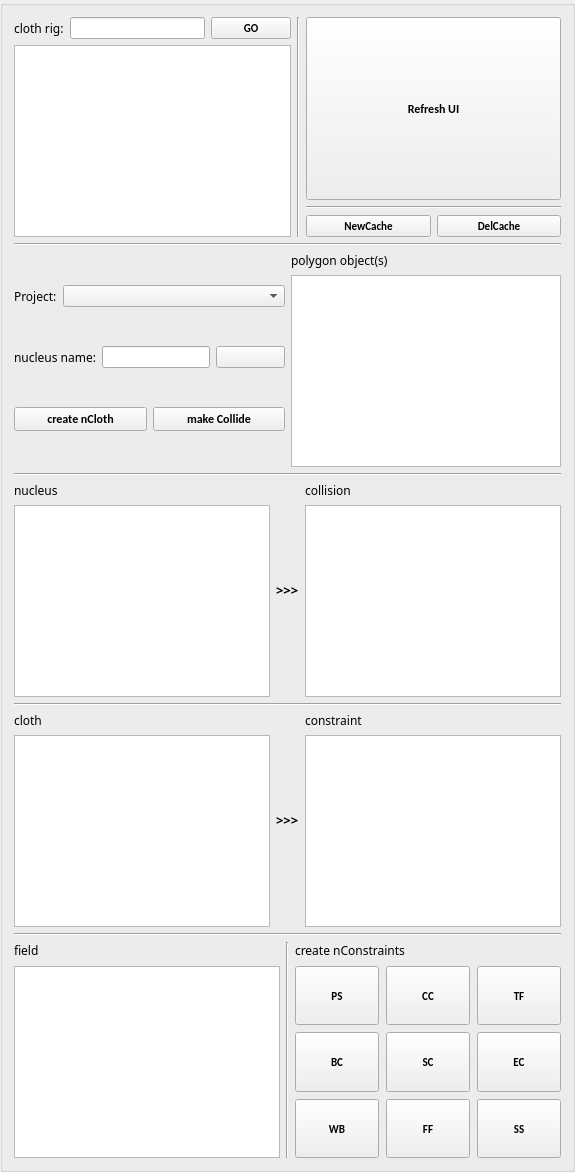
        <widget class="QGroupBox" name="groupBox_2">
         <property name="minimumSize">
          <size>
           <width>0</width>
           <height>0</height>
          </size>
         </property>
         <property name="title">
          <string/>
         </property>
         <layout class="QGridLayout" name="gridLayout">
          <item row="4" column="0">
           <layout class="QHBoxLayout" name="horizontalLayout">
            <item>
             <layout class="QVBoxLayout" name="verticalLayout_5">
              <item>
               <widget class="QLabel" name="label_2">
                <property name="font">
                 <font>
                  <family>Impact</family>
                  <pointsize>9</pointsize>
                  <weight>50</weight>
                  <italic>false</italic>
                  <bold>false</bold>
                 </font>
                </property>
                <property name="text">
                 <string>nucleus</string>
                </property>
               </widget>
              </item>
              <item>
               <widget class="QListWidget" name="nucleusList">
                <property name="selectionMode">
                 <enum>QAbstractItemView::ExtendedSelection</enum>
                </property>
               </widget>
              </item>
             </layout>
            </item>
            <item>
             <widget class="QLabel" name="label_3">
              <property name="font">
               <font>
                <family>Myriad Pro</family>
                <pointsize>10</pointsize>
                <weight>75</weight>
                <bold>true</bold>
               </font>
              </property>
              <property name="text">
               <string>&gt;&gt;&gt;</string>
              </property>
             </widget>
            </item>
            <item>
             <layout class="QVBoxLayout" name="verticalLayout_6">
              <item>
               <widget class="QLabel" name="label_5">
                <property name="font">
                 <font>
                  <family>Impact</family>
                  <pointsize>9</pointsize>
                 </font>
                </property>
                <property name="text">
                 <string>collision</string>
                </property>
               </widget>
              </item>
              <item>
               <widget class="QListWidget" name="collisionList">
                <property name="selectionMode">
                 <enum>QAbstractItemView::ExtendedSelection</enum>
                </property>
               </widget>
              </item>
             </layout>
            </item>
           </layout>
          </item>
          <item row="2" column="0">
           <layout class="QGridLayout" name="gridLayout_4">
            <item row="0" column="1">
             <layout class="QVBoxLayout" name="verticalLayout_2">
              <item>
               <widget class="QLabel" name="label_10">
                <property name="font">
                 <font>
                  <family>Impact</family>
                  <pointsize>9</pointsize>
                 </font>
                </property>
                <property name="text">
                 <string>polygon object(s)</string>
                </property>
               </widget>
              </item>
              <item>
               <widget class="QListWidget" name="polyMeshList">
                <property name="selectionMode">
                 <enum>QAbstractItemView::ExtendedSelection</enum>
                </property>
               </widget>
              </item>
             </layout>
            </item>
            <item row="0" column="0">
             <layout class="QVBoxLayout" name="verticalLayout_9">
              <item>
               <layout class="QHBoxLayout" name="horizontalLayout_8">
                <item>
                 <widget class="QLabel" name="label_12">
                  <property name="font">
                   <font>
                    <family>Impact</family>
                    <pointsize>9</pointsize>
                   </font>
                  </property>
                  <property name="text">
                   <string>Project:</string>
                  </property>
                 </widget>
                </item>
                <item>
                 <widget class="QComboBox" name="projectComboBox">
                  <property name="sizePolicy">
                   <sizepolicy hsizetype="Expanding" vsizetype="Fixed">
                    <horstretch>0</horstretch>
                    <verstretch>0</verstretch>
                   </sizepolicy>
                  </property>
                 </widget>
                </item>
               </layout>
              </item>
              <item>
               <layout class="QHBoxLayout" name="horizontalLayout_4">
                <item>
                 <widget class="QLabel" name="label_8">
                  <property name="font">
                   <font>
                    <family>Impact</family>
                    <pointsize>9</pointsize>
                   </font>
                  </property>
                  <property name="text">
                   <string>nucleus name:</string>
                  </property>
                 </widget>
                </item>
                <item>
                 <widget class="QLineEdit" name="nucleus_name">
                  <property name="sizePolicy">
                   <sizepolicy hsizetype="Expanding" vsizetype="Fixed">
                    <horstretch>0</horstretch>
                    <verstretch>0</verstretch>
                   </sizepolicy>
                  </property>
                 </widget>
                </item>
                <item>
                 <widget class="QPushButton" name="nucleusClearButton">
                  <property name="sizePolicy">
                   <sizepolicy hsizetype="MinimumExpanding" vsizetype="Fixed">
                    <horstretch>0</horstretch>
                    <verstretch>0</verstretch>
                   </sizepolicy>
                  </property>
                  <property name="text">
                   <string/>
                  </property>
                  <property name="icon">
                   <iconset>
                    <normaloff>icons/refresh.png</normaloff>icons/refresh.png</iconset>
                  </property>
                 </widget>
                </item>
               </layout>
              </item>
              <item>
               <layout class="QHBoxLayout" name="horizontalLayout_5">
                <item>
                 <widget class="QPushButton" name="createNClothButton">
                  <property name="sizePolicy">
                   <sizepolicy hsizetype="Minimum" vsizetype="Fixed">
                    <horstretch>0</horstretch>
                    <verstretch>0</verstretch>
                   </sizepolicy>
                  </property>
                  <property name="font">
                   <font>
                    <family>Calibri</family>
                    <pointsize>9</pointsize>
                    <weight>75</weight>
                    <italic>false</italic>
                    <bold>true</bold>
                   </font>
                  </property>
                  <property name="text">
                   <string>create nCloth</string>
                  </property>
                  <property name="icon">
                   <iconset>
                    <normaloff>icons/nClothCreate.png</normaloff>icons/nClothCreate.png</iconset>
                  </property>
                 </widget>
                </item>
                <item>
                 <widget class="QPushButton" name="makeCollideButton">
                  <property name="sizePolicy">
                   <sizepolicy hsizetype="Minimum" vsizetype="Fixed">
                    <horstretch>0</horstretch>
                    <verstretch>0</verstretch>
                   </sizepolicy>
                  </property>
                  <property name="font">
                   <font>
                    <family>Calibri</family>
                    <pointsize>9</pointsize>
                    <weight>75</weight>
                    <italic>false</italic>
                    <bold>true</bold>
                   </font>
                  </property>
                  <property name="text">
                   <string>make Collide</string>
                  </property>
                  <property name="icon">
                   <iconset>
                    <normaloff>icons/nClothCreatePassive.png</normaloff>icons/nClothCreatePassive.png</iconset>
                  </property>
                 </widget>
                </item>
               </layout>
              </item>
             </layout>
            </item>
           </layout>
          </item>
          <item row="8" column="0">
           <layout class="QHBoxLayout" name="horizontalLayout_3">
            <item>
             <layout class="QVBoxLayout" name="verticalLayout_7">
              <item>
               <widget class="QLabel" name="label">
                <property name="font">
                 <font>
                  <family>Impact</family>
                  <pointsize>9</pointsize>
                 </font>
                </property>
                <property name="text">
                 <string>cloth</string>
                </property>
               </widget>
              </item>
              <item>
               <widget class="QListWidget" name="clothList">
                <property name="selectionMode">
                 <enum>QAbstractItemView::ExtendedSelection</enum>
                </property>
               </widget>
              </item>
             </layout>
            </item>
            <item>
             <widget class="QLabel" name="label_6">
              <property name="font">
               <font>
                <family>Myriad Pro</family>
                <pointsize>10</pointsize>
                <weight>75</weight>
                <bold>true</bold>
               </font>
              </property>
              <property name="text">
               <string>&gt;&gt;&gt;</string>
              </property>
             </widget>
            </item>
            <item>
             <layout class="QVBoxLayout" name="verticalLayout">
              <item>
               <widget class="QLabel" name="label_9">
                <property name="font">
                 <font>
                  <family>Impact</family>
                  <pointsize>9</pointsize>
                 </font>
                </property>
                <property name="text">
                 <string>constraint</string>
                </property>
               </widget>
              </item>
              <item>
               <widget class="QListWidget" name="constraintList">
                <property name="selectionMode">
                 <enum>QAbstractItemView::ExtendedSelection</enum>
                </property>
               </widget>
              </item>
             </layout>
            </item>
           </layout>
          </item>
          <item row="3" column="0">
           <widget class="Line" name="line">
            <property name="orientation">
             <enum>Qt::Horizontal</enum>
            </property>
           </widget>
          </item>
          <item row="7" column="0">
           <widget class="Line" name="line_3">
            <property name="orientation">
             <enum>Qt::Horizontal</enum>
            </property>
           </widget>
          </item>
          <item row="0" column="0">
           <layout class="QHBoxLayout" name="horizontalLayout_2">
            <item>
             <layout class="QVBoxLayout" name="verticalLayout_11">
              <item>
               <layout class="QHBoxLayout" name="horizontalLayout_6">
                <item>
                 <widget class="QLabel" name="label_11">
                  <property name="sizePolicy">
                   <sizepolicy hsizetype="Preferred" vsizetype="Preferred">
                    <horstretch>0</horstretch>
                    <verstretch>0</verstretch>
                   </sizepolicy>
                  </property>
                  <property name="font">
                   <font>
                    <family>Impact</family>
                    <pointsize>9</pointsize>
                    <weight>50</weight>
                    <italic>false</italic>
                    <bold>false</bold>
                    <underline>false</underline>
                    <stylestrategy>PreferDefault</stylestrategy>
                    <kerning>true</kerning>
                   </font>
                  </property>
                  <property name="cursor">
                   <cursorShape>ArrowCursor</cursorShape>
                  </property>
                  <property name="mouseTracking">
                   <bool>false</bool>
                  </property>
                  <property name="text">
                   <string>cloth rig:</string>
                  </property>
                 </widget>
                </item>
                <item>
                 <widget class="QLineEdit" name="clothRig_name">
                  <property name="enabled">
                   <bool>true</bool>
                  </property>
                  <property name="sizePolicy">
                   <sizepolicy hsizetype="Expanding" vsizetype="Fixed">
                    <horstretch>0</horstretch>
                    <verstretch>0</verstretch>
                   </sizepolicy>
                  </property>
                  <property name="minimumSize">
                   <size>
                    <width>135</width>
                    <height>0</height>
                   </size>
                  </property>
                 </widget>
                </item>
                <item>
                 <widget class="QPushButton" name="createClothRigButton">
                  <property name="sizePolicy">
                   <sizepolicy hsizetype="MinimumExpanding" vsizetype="Preferred">
                    <horstretch>0</horstretch>
                    <verstretch>0</verstretch>
                   </sizepolicy>
                  </property>
                  <property name="minimumSize">
                   <size>
                    <width>0</width>
                    <height>0</height>
                   </size>
                  </property>
                  <property name="font">
                   <font>
                    <family>Calibri</family>
                    <pointsize>8</pointsize>
                    <weight>75</weight>
                    <bold>true</bold>
                   </font>
                  </property>
                  <property name="text">
                   <string>GO</string>
                  </property>
                 </widget>
                </item>
               </layout>
              </item>
              <item>
               <widget class="QListWidget" name="clothRigList">
                <property name="enabled">
                 <bool>true</bool>
                </property>
                <property name="sizePolicy">
                 <sizepolicy hsizetype="Preferred" vsizetype="Expanding">
                  <horstretch>0</horstretch>
                  <verstretch>0</verstretch>
                 </sizepolicy>
                </property>
               </widget>
              </item>
             </layout>
            </item>
            <item>
             <widget class="Line" name="line_8">
              <property name="orientation">
               <enum>Qt::Vertical</enum>
              </property>
             </widget>
            </item>
            <item>
             <layout class="QVBoxLayout" name="verticalLayout_3">
              <item>
               <widget class="QPushButton" name="refreshButton">
                <property name="sizePolicy">
                 <sizepolicy hsizetype="Expanding" vsizetype="Expanding">
                  <horstretch>0</horstretch>
                  <verstretch>0</verstretch>
                 </sizepolicy>
                </property>
                <property name="font">
                 <font>
                  <family>Calibri</family>
                  <pointsize>9</pointsize>
                  <weight>75</weight>
                  <bold>true</bold>
                 </font>
                </property>
                <property name="text">
                 <string>Refresh UI</string>
                </property>
                <property name="icon">
                 <iconset>
                  <normaloff>icons/refresh.png</normaloff>icons/refresh.png</iconset>
                </property>
               </widget>
              </item>
              <item>
               <widget class="Line" name="line_7">
                <property name="sizePolicy">
                 <sizepolicy hsizetype="Minimum" vsizetype="Fixed">
                  <horstretch>0</horstretch>
                  <verstretch>0</verstretch>
                 </sizepolicy>
                </property>
                <property name="orientation">
                 <enum>Qt::Horizontal</enum>
                </property>
               </widget>
              </item>
              <item>
               <layout class="QGridLayout" name="gridLayout_10">
                <item row="1" column="1">
                 <widget class="QPushButton" name="delCacheButton">
                  <property name="sizePolicy">
                   <sizepolicy hsizetype="Minimum" vsizetype="Preferred">
                    <horstretch>0</horstretch>
                    <verstretch>0</verstretch>
                   </sizepolicy>
                  </property>
                  <property name="font">
                   <font>
                    <family>Calibri</family>
                    <pointsize>8</pointsize>
                    <weight>75</weight>
                    <bold>true</bold>
                   </font>
                  </property>
                  <property name="text">
                   <string>DelCache</string>
                  </property>
                  <property name="icon">
                   <iconset>
                    <normaloff>icons/nClothCacheDelete.png</normaloff>icons/nClothCacheDelete.png</iconset>
                  </property>
                 </widget>
                </item>
                <item row="1" column="0">
                 <widget class="QPushButton" name="newCacheButton">
                  <property name="sizePolicy">
                   <sizepolicy hsizetype="Minimum" vsizetype="Preferred">
                    <horstretch>0</horstretch>
                    <verstretch>0</verstretch>
                   </sizepolicy>
                  </property>
                  <property name="font">
                   <font>
                    <family>Calibri</family>
                    <pointsize>8</pointsize>
                    <weight>75</weight>
                    <bold>true</bold>
                   </font>
                  </property>
                  <property name="toolTip">
                   <string/>
                  </property>
                  <property name="toolTipDuration">
                   <number>-1</number>
                  </property>
                  <property name="whatsThis">
                   <string/>
                  </property>
                  <property name="text">
                   <string>NewCache</string>
                  </property>
                  <property name="icon">
                   <iconset>
                    <normaloff>icons/nClothCacheCreate.png</normaloff>icons/nClothCacheCreate.png</iconset>
                  </property>
                 </widget>
                </item>
               </layout>
              </item>
             </layout>
            </item>
           </layout>
          </item>
          <item row="1" column="0">
           <widget class="Line" name="line_4">
            <property name="orientation">
             <enum>Qt::Horizontal</enum>
            </property>
           </widget>
          </item>
          <item row="10" column="0">
           <widget class="Line" name="line_2">
            <property name="orientation">
             <enum>Qt::Horizontal</enum>
            </property>
           </widget>
          </item>
          <item row="9" column="0">
           <layout class="QVBoxLayout" name="verticalLayout_8"/>
          </item>
          <item row="11" column="0">
           <layout class="QHBoxLayout" name="horizontalLayout_7">
            <item>
             <layout class="QVBoxLayout" name="verticalLayout_10" stretch="0,0">
              <property name="spacing">
               <number>7</number>
              </property>
              <property name="sizeConstraint">
               <enum>QLayout::SetDefaultConstraint</enum>
              </property>
              <item>
               <widget class="QLabel" name="label_7">
                <property name="font">
                 <font>
                  <family>Impact</family>
                  <pointsize>9</pointsize>
                 </font>
                </property>
                <property name="text">
                 <string>field</string>
                </property>
               </widget>
              </item>
              <item>
               <widget class="QListWidget" name="fieldList">
                <property name="sizePolicy">
                 <sizepolicy hsizetype="Expanding" vsizetype="Expanding">
                  <horstretch>0</horstretch>
                  <verstretch>0</verstretch>
                 </sizepolicy>
                </property>
                <property name="minimumSize">
                 <size>
                  <width>0</width>
                  <height>0</height>
                 </size>
                </property>
                <property name="selectionMode">
                 <enum>QAbstractItemView::ExtendedSelection</enum>
                </property>
               </widget>
              </item>
             </layout>
            </item>
            <item>
             <widget class="Line" name="line_6">
              <property name="orientation">
               <enum>Qt::Vertical</enum>
              </property>
             </widget>
            </item>
            <item>
             <layout class="QVBoxLayout" name="verticalLayout_13">
              <property name="spacing">
               <number>7</number>
              </property>
              <property name="sizeConstraint">
               <enum>QLayout::SetDefaultConstraint</enum>
              </property>
              <item>
               <widget class="QLabel" name="label_4">
                <property name="sizePolicy">
                 <sizepolicy hsizetype="Expanding" vsizetype="Preferred">
                  <horstretch>0</horstretch>
                  <verstretch>0</verstretch>
                 </sizepolicy>
                </property>
                <property name="minimumSize">
                 <size>
                  <width>170</width>
                  <height>0</height>
                 </size>
                </property>
                <property name="font">
                 <font>
                  <family>Impact</family>
                  <pointsize>9</pointsize>
                 </font>
                </property>
                <property name="text">
                 <string>create nConstraints</string>
                </property>
               </widget>
              </item>
              <item>
               <layout class="QGridLayout" name="gridLayout_3">
                <item row="4" column="1">
                 <widget class="QPushButton" name="BCButton">
                  <property name="sizePolicy">
                   <sizepolicy hsizetype="Minimum" vsizetype="Expanding">
                    <horstretch>0</horstretch>
                    <verstretch>0</verstretch>
                   </sizepolicy>
                  </property>
                  <property name="font">
                   <font>
                    <family>Calibri</family>
                    <pointsize>8</pointsize>
                    <weight>75</weight>
                    <bold>true</bold>
                   </font>
                  </property>
                  <property name="text">
                   <string>BC</string>
                  </property>
                  <property name="icon">
                   <iconset>
                    <normaloff>icons/nConstraintBendComponent.png</normaloff>icons/nConstraintBendComponent.png</iconset>
                  </property>
                 </widget>
                </item>
                <item row="5" column="1">
                 <widget class="QPushButton" name="WBButton">
                  <property name="sizePolicy">
                   <sizepolicy hsizetype="Minimum" vsizetype="Expanding">
                    <horstretch>0</horstretch>
                    <verstretch>0</verstretch>
                   </sizepolicy>
                  </property>
                  <property name="font">
                   <font>
                    <family>Calibri</family>
                    <pointsize>8</pointsize>
                    <weight>75</weight>
                    <bold>true</bold>
                   </font>
                  </property>
                  <property name="text">
                   <string>WB</string>
                  </property>
                  <property name="icon">
                   <iconset>
                    <normaloff>icons/nConstraintWeldBorders.png</normaloff>icons/nConstraintWeldBorders.png</iconset>
                  </property>
                 </widget>
                </item>
                <item row="4" column="3">
                 <widget class="QPushButton" name="ECButton">
                  <property name="sizePolicy">
                   <sizepolicy hsizetype="Minimum" vsizetype="Expanding">
                    <horstretch>0</horstretch>
                    <verstretch>0</verstretch>
                   </sizepolicy>
                  </property>
                  <property name="font">
                   <font>
                    <family>Calibri</family>
                    <pointsize>8</pointsize>
                    <weight>75</weight>
                    <bold>true</bold>
                   </font>
                  </property>
                  <property name="text">
                   <string>EC</string>
                  </property>
                  <property name="icon">
                   <iconset>
                    <normaloff>icons/nConstraintExcludeCollision.png</normaloff>icons/nConstraintExcludeCollision.png</iconset>
                  </property>
                 </widget>
                </item>
                <item row="2" column="3">
                 <widget class="QPushButton" name="TFButton">
                  <property name="sizePolicy">
                   <sizepolicy hsizetype="Minimum" vsizetype="Expanding">
                    <horstretch>0</horstretch>
                    <verstretch>0</verstretch>
                   </sizepolicy>
                  </property>
                  <property name="font">
                   <font>
                    <family>Calibri</family>
                    <pointsize>8</pointsize>
                    <weight>75</weight>
                    <bold>true</bold>
                   </font>
                  </property>
                  <property name="text">
                   <string>TF</string>
                  </property>
                  <property name="icon">
                   <iconset>
                    <normaloff>icons/nConstraintTransform.png</normaloff>icons/nConstraintTransform.png</iconset>
                  </property>
                 </widget>
                </item>
                <item row="4" column="2">
                 <widget class="QPushButton" name="SCButton">
                  <property name="sizePolicy">
                   <sizepolicy hsizetype="Minimum" vsizetype="Expanding">
                    <horstretch>0</horstretch>
                    <verstretch>0</verstretch>
                   </sizepolicy>
                  </property>
                  <property name="font">
                   <font>
                    <family>Calibri</family>
                    <pointsize>8</pointsize>
                    <weight>75</weight>
                    <bold>true</bold>
                   </font>
                  </property>
                  <property name="text">
                   <string>SC</string>
                  </property>
                  <property name="icon">
                   <iconset>
                    <normaloff>icons/nConstraintStretchComponent.png</normaloff>icons/nConstraintStretchComponent.png</iconset>
                  </property>
                 </widget>
                </item>
                <item row="5" column="3">
                 <widget class="QPushButton" name="SSButton">
                  <property name="sizePolicy">
                   <sizepolicy hsizetype="Minimum" vsizetype="Expanding">
                    <horstretch>0</horstretch>
                    <verstretch>0</verstretch>
                   </sizepolicy>
                  </property>
                  <property name="font">
                   <font>
                    <family>Calibri</family>
                    <pointsize>8</pointsize>
                    <weight>75</weight>
                    <bold>true</bold>
                   </font>
                  </property>
                  <property name="text">
                   <string>SS</string>
                  </property>
                  <property name="icon">
                   <iconset>
                    <normaloff>icons/nConstraintSlideonSurface.png</normaloff>icons/nConstraintSlideonSurface.png</iconset>
                  </property>
                 </widget>
                </item>
                <item row="5" column="2">
                 <widget class="QPushButton" name="FFButton">
                  <property name="sizePolicy">
                   <sizepolicy hsizetype="Minimum" vsizetype="Expanding">
                    <horstretch>0</horstretch>
                    <verstretch>0</verstretch>
                   </sizepolicy>
                  </property>
                  <property name="font">
                   <font>
                    <family>Calibri</family>
                    <pointsize>8</pointsize>
                    <weight>75</weight>
                    <bold>true</bold>
                   </font>
                  </property>
                  <property name="text">
                   <string>FF</string>
                  </property>
                  <property name="icon">
                   <iconset>
                    <normaloff>icons/nConstraintForceField.png</normaloff>icons/nConstraintForceField.png</iconset>
                  </property>
                 </widget>
                </item>
                <item row="2" column="1">
                 <widget class="QPushButton" name="PSButton">
                  <property name="sizePolicy">
                   <sizepolicy hsizetype="Minimum" vsizetype="Expanding">
                    <horstretch>0</horstretch>
                    <verstretch>0</verstretch>
                   </sizepolicy>
                  </property>
                  <property name="font">
                   <font>
                    <family>Calibri</family>
                    <pointsize>8</pointsize>
                    <weight>75</weight>
                    <bold>true</bold>
                   </font>
                  </property>
                  <property name="text">
                   <string>PS</string>
                  </property>
                  <property name="icon">
                   <iconset>
                    <normaloff>icons/nConstraintPointoSurface.png</normaloff>icons/nConstraintPointoSurface.png</iconset>
                  </property>
                 </widget>
                </item>
                <item row="2" column="2">
                 <widget class="QPushButton" name="CCButton">
                  <property name="sizePolicy">
                   <sizepolicy hsizetype="Minimum" vsizetype="Expanding">
                    <horstretch>0</horstretch>
                    <verstretch>0</verstretch>
                   </sizepolicy>
                  </property>
                  <property name="font">
                   <font>
                    <family>Calibri</family>
                    <pointsize>8</pointsize>
                    <weight>75</weight>
                    <bold>true</bold>
                   </font>
                  </property>
                  <property name="text">
                   <string>CC</string>
                  </property>
                  <property name="icon">
                   <iconset>
                    <normaloff>icons/nConstraintComponentComponent.png</normaloff>icons/nConstraintComponentComponent.png</iconset>
                  </property>
                 </widget>
                </item>
               </layout>
              </item>
             </layout>
            </item>
           </layout>
          </item>
         </layout>
        </widget>
